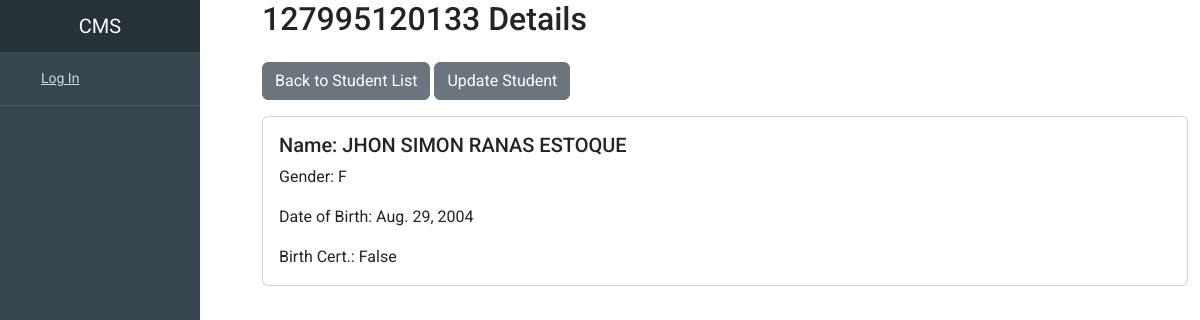
Screenshot of /student/1/ with the database file from the repository.
### student/models.py (models this page shows, shortened)
class Student(models.Model):
    lrn = models.CharField(max_length=20, unique=True)
    firstname = models.CharField(max_length=100)
    middlename = models.CharField(max_length=100)
    lastname = models.CharField(max_length=100)
    complete_name = models.CharField(max_length=100)
    gender = models.CharField(max_length=10, choices=Gender_Choices, default='F')
    date_of_birth = models.DateField()
    birth_cert = models.BooleanField(default=False, verbose_name='Birth Certificate')
    attendance = models.IntegerField(default=0, verbose_name='Daily Attendance')

### student/views.py (the view)
# urls.py: path('<int:pk>/', StudentDetailView.as_view(), name='student-detail'),
class StudentDetailView(DetailView):
    model = Student
    template_name = 'student/student_detail.html'
    context_object_name = 'student'

### student/templates/student/student_detail.html
{% extends 'student/base.html' %}
{% block content %}
    <h2>{{ student.lrn }} Details</h2>
    <a href="{% url 'student-list' %}" class="btn btn-secondary mt-3">Back to Student List</a>
    <a href="{% url 'student-update' student.id %}" class="btn btn-secondary mt-3">Update Student</a>
    <div class="card mt-3">
        <div class="card-body">
            <h5 class="card-title">Name: {{ student.complete_name }}</h5>
            <p class="card-text">Gender: {{ student.gender }}</p>
            <p class="card-text">Date of Birth: {{ student.date_of_birth }}</p>
            <p class="card-text">Birth Cert.: {{ student.birth_cert }}</p>
        </div>
    </div>
{% endblock content %}

### student/static/student/main.css (style rules this page uses)
body { overflow-x: hidden; font-family: 'Roboto', sans-serif; font-size: 16px; }

### rows the page displays
Student: lrn "127995120133", complete_name "JHON SIMON RANAS ESTOQUE", gender "F", date_of_birth "Aug. 29, 2004", birth_cert "False"
